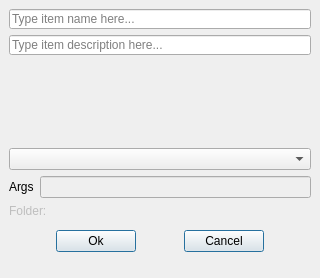
<?xml version="1.0" encoding="UTF-8"?>
<!--
######################################################################################################################
# Copyright (C) 2017-2022 Spine project consortium
# This file is part of Spine Items.
# Spine Items is free software: you can redistribute it and\/or modify it under the terms of the GNU Lesser General
# Public License as published by the Free Software Foundation, either version 3 of the License, or (at your option)
# any later version. This program is distributed in the hope that it will be useful, but WITHOUT ANY WARRANTY;
# without even the implied warranty of MERCHANTABILITY or FITNESS FOR A PARTICULAR PURPOSE. See the GNU Lesser General
# Public License for more details. You should have received a copy of the GNU Lesser General Public License along with
# this program. If not, see <http:\/\/www.gnu.org\/licenses\/>.
######################################################################################################################
-->
<ui version="4.0">
 <class>Form</class>
 <widget class="QWidget" name="Form">
  <property name="windowModality">
   <enum>Qt::ApplicationModal</enum>
  </property>
  <property name="geometry">
   <rect>
    <x>0</x>
    <y>0</y>
    <width>320</width>
    <height>278</height>
   </rect>
  </property>
  <property name="sizePolicy">
   <sizepolicy hsizetype="Fixed" vsizetype="Fixed">
    <horstretch>0</horstretch>
    <verstretch>0</verstretch>
   </sizepolicy>
  </property>
  <property name="windowTitle">
   <string>Add Tool</string>
  </property>
  <layout class="QVBoxLayout" name="verticalLayout_2">
   <property name="spacing">
    <number>0</number>
   </property>
   <property name="leftMargin">
    <number>0</number>
   </property>
   <property name="topMargin">
    <number>0</number>
   </property>
   <property name="rightMargin">
    <number>0</number>
   </property>
   <property name="bottomMargin">
    <number>0</number>
   </property>
   <item>
    <layout class="QVBoxLayout" name="verticalLayout">
     <property name="spacing">
      <number>6</number>
     </property>
     <property name="leftMargin">
      <number>9</number>
     </property>
     <property name="topMargin">
      <number>9</number>
     </property>
     <property name="rightMargin">
      <number>9</number>
     </property>
     <property name="bottomMargin">
      <number>0</number>
     </property>
     <item>
      <widget class="QLineEdit" name="lineEdit_name">
       <property name="sizePolicy">
        <sizepolicy hsizetype="Expanding" vsizetype="Fixed">
         <horstretch>0</horstretch>
         <verstretch>0</verstretch>
        </sizepolicy>
       </property>
       <property name="minimumSize">
        <size>
         <width>220</width>
         <height>20</height>
        </size>
       </property>
       <property name="maximumSize">
        <size>
         <width>5000</width>
         <height>20</height>
        </size>
       </property>
       <property name="toolTip">
        <string>&lt;html&gt;&lt;head/&gt;&lt;body&gt;&lt;p&gt;Item name (required)&lt;/p&gt;&lt;/body&gt;&lt;/html&gt;</string>
       </property>
       <property name="placeholderText">
        <string>Type item name here...</string>
       </property>
       <property name="clearButtonEnabled">
        <bool>true</bool>
       </property>
      </widget>
     </item>
     <item>
      <widget class="QLineEdit" name="lineEdit_description">
       <property name="sizePolicy">
        <sizepolicy hsizetype="Expanding" vsizetype="Fixed">
         <horstretch>0</horstretch>
         <verstretch>0</verstretch>
        </sizepolicy>
       </property>
       <property name="minimumSize">
        <size>
         <width>220</width>
         <height>20</height>
        </size>
       </property>
       <property name="maximumSize">
        <size>
         <width>5000</width>
         <height>20</height>
        </size>
       </property>
       <property name="toolTip">
        <string>&lt;html&gt;&lt;head/&gt;&lt;body&gt;&lt;p&gt;Item description (optional)&lt;/p&gt;&lt;/body&gt;&lt;/html&gt;</string>
       </property>
       <property name="placeholderText">
        <string>Type item description here...</string>
       </property>
       <property name="clearButtonEnabled">
        <bool>true</bool>
       </property>
      </widget>
     </item>
     <item>
      <spacer name="verticalSpacer">
       <property name="orientation">
        <enum>Qt::Vertical</enum>
       </property>
       <property name="sizeHint" stdset="0">
        <size>
         <width>20</width>
         <height>72</height>
        </size>
       </property>
      </spacer>
     </item>
     <item>
      <widget class="QComboBox" name="comboBox_specification"/>
     </item>
     <item>
      <layout class="QHBoxLayout" name="horizontalLayout">
       <item>
        <widget class="QLabel" name="label">
         <property name="text">
          <string>Args</string>
         </property>
        </widget>
       </item>
       <item>
        <widget class="QLineEdit" name="lineEdit_tool_specification_args">
         <property name="enabled">
          <bool>false</bool>
         </property>
         <property name="cursor">
          <cursorShape>ArrowCursor</cursorShape>
         </property>
         <property name="focusPolicy">
          <enum>Qt::NoFocus</enum>
         </property>
         <property name="toolTip">
          <string>&lt;html&gt;&lt;head/&gt;&lt;body&gt;&lt;p&gt;Command line arguments of the selected Tool specification&lt;/p&gt;&lt;/body&gt;&lt;/html&gt;</string>
         </property>
         <property name="readOnly">
          <bool>true</bool>
         </property>
        </widget>
       </item>
      </layout>
     </item>
     <item>
      <widget class="QLabel" name="label_folder">
       <property name="enabled">
        <bool>false</bool>
       </property>
       <property name="toolTip">
        <string>&lt;html&gt;&lt;head/&gt;&lt;body&gt;&lt;p&gt;Folder name that is created to project folder&lt;/p&gt;&lt;/body&gt;&lt;/html&gt;</string>
       </property>
       <property name="text">
        <string>Folder:</string>
       </property>
       <property name="indent">
        <number>-1</number>
       </property>
      </widget>
     </item>
     <item>
      <layout class="QHBoxLayout" name="horizontalLayout_2">
       <property name="spacing">
        <number>0</number>
       </property>
       <property name="leftMargin">
        <number>0</number>
       </property>
       <property name="topMargin">
        <number>6</number>
       </property>
       <property name="rightMargin">
        <number>0</number>
       </property>
       <property name="bottomMargin">
        <number>6</number>
       </property>
       <item>
        <spacer name="horizontalSpacer">
         <property name="orientation">
          <enum>Qt::Horizontal</enum>
         </property>
         <property name="sizeHint" stdset="0">
          <size>
           <width>40</width>
           <height>20</height>
          </size>
         </property>
        </spacer>
       </item>
       <item>
        <widget class="QPushButton" name="pushButton_ok">
         <property name="text">
          <string>Ok</string>
         </property>
         <property name="default">
          <bool>true</bool>
         </property>
        </widget>
       </item>
       <item>
        <spacer name="horizontalSpacer_3">
         <property name="orientation">
          <enum>Qt::Horizontal</enum>
         </property>
         <property name="sizeHint" stdset="0">
          <size>
           <width>40</width>
           <height>20</height>
          </size>
         </property>
        </spacer>
       </item>
       <item>
        <widget class="QPushButton" name="pushButton_cancel">
         <property name="text">
          <string>Cancel</string>
         </property>
         <property name="default">
          <bool>true</bool>
         </property>
        </widget>
       </item>
       <item>
        <spacer name="horizontalSpacer_2">
         <property name="orientation">
          <enum>Qt::Horizontal</enum>
         </property>
         <property name="sizeHint" stdset="0">
          <size>
           <width>40</width>
           <height>20</height>
          </size>
         </property>
        </spacer>
       </item>
      </layout>
     </item>
    </layout>
   </item>
   <item>
    <layout class="QHBoxLayout" name="horizontalLayout_statusbar_placeholder">
     <property name="bottomMargin">
      <number>0</number>
     </property>
     <item>
      <widget class="QWidget" name="widget_invisible_dummy" native="true">
       <property name="sizePolicy">
        <sizepolicy hsizetype="Fixed" vsizetype="Fixed">
         <horstretch>0</horstretch>
         <verstretch>0</verstretch>
        </sizepolicy>
       </property>
       <property name="minimumSize">
        <size>
         <width>0</width>
         <height>20</height>
        </size>
       </property>
       <property name="maximumSize">
        <size>
         <width>0</width>
         <height>20</height>
        </size>
       </property>
      </widget>
     </item>
    </layout>
   </item>
  </layout>
 </widget>
 <tabstops>
  <tabstop>lineEdit_name</tabstop>
  <tabstop>lineEdit_description</tabstop>
  <tabstop>comboBox_specification</tabstop>
  <tabstop>lineEdit_tool_specification_args</tabstop>
  <tabstop>pushButton_ok</tabstop>
  <tabstop>pushButton_cancel</tabstop>
 </tabstops>
 <resources/>
 <connections/>
</ui>
